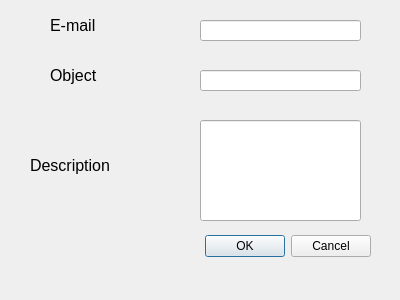
<?xml version="1.0" encoding="UTF-8"?>
<ui version="4.0">
 <class>Form</class>
 <widget class="QWidget" name="Form">
  <property name="geometry">
   <rect>
    <x>0</x>
    <y>0</y>
    <width>400</width>
    <height>300</height>
   </rect>
  </property>
  <property name="windowTitle">
   <string>Form</string>
  </property>
  <widget class="QLabel" name="label_44">
   <property name="geometry">
    <rect>
     <x>50</x>
     <y>10</y>
     <width>151</width>
     <height>31</height>
    </rect>
   </property>
   <property name="text">
    <string>&lt;html&gt;&lt;head/&gt;&lt;body&gt;&lt;p&gt;&lt;span style=&quot; font-size:12pt;&quot;&gt;E-mail&lt;/span&gt;&lt;/p&gt;&lt;/body&gt;&lt;/html&gt;</string>
   </property>
  </widget>
  <widget class="QLabel" name="label_46">
   <property name="geometry">
    <rect>
     <x>30</x>
     <y>150</y>
     <width>151</width>
     <height>31</height>
    </rect>
   </property>
   <property name="text">
    <string>&lt;html&gt;&lt;head/&gt;&lt;body&gt;&lt;p&gt;&lt;span style=&quot; font-size:12pt;&quot;&gt;Description&lt;/span&gt;&lt;/p&gt;&lt;/body&gt;&lt;/html&gt;</string>
   </property>
  </widget>
  <widget class="QLineEdit" name="lineEdit_19">
   <property name="geometry">
    <rect>
     <x>200</x>
     <y>20</y>
     <width>161</width>
     <height>21</height>
    </rect>
   </property>
  </widget>
  <widget class="QDialogButtonBox" name="buttonBox">
   <property name="geometry">
    <rect>
     <x>30</x>
     <y>230</y>
     <width>341</width>
     <height>32</height>
    </rect>
   </property>
   <property name="orientation">
    <enum>Qt::Horizontal</enum>
   </property>
   <property name="standardButtons">
    <set>QDialogButtonBox::Cancel|QDialogButtonBox::Ok</set>
   </property>
  </widget>
  <widget class="QLineEdit" name="lineEdit_20">
   <property name="geometry">
    <rect>
     <x>200</x>
     <y>70</y>
     <width>161</width>
     <height>21</height>
    </rect>
   </property>
  </widget>
  <widget class="QLabel" name="label_45">
   <property name="geometry">
    <rect>
     <x>50</x>
     <y>60</y>
     <width>151</width>
     <height>31</height>
    </rect>
   </property>
   <property name="text">
    <string>&lt;html&gt;&lt;head/&gt;&lt;body&gt;&lt;p&gt;&lt;span style=&quot; font-size:12pt;&quot;&gt;Object&lt;/span&gt;&lt;/p&gt;&lt;/body&gt;&lt;/html&gt;</string>
   </property>
  </widget>
  <widget class="QLineEdit" name="lineEdit_21">
   <property name="geometry">
    <rect>
     <x>200</x>
     <y>120</y>
     <width>161</width>
     <height>101</height>
    </rect>
   </property>
  </widget>
 </widget>
 <resources/>
 <connections/>
</ui>
